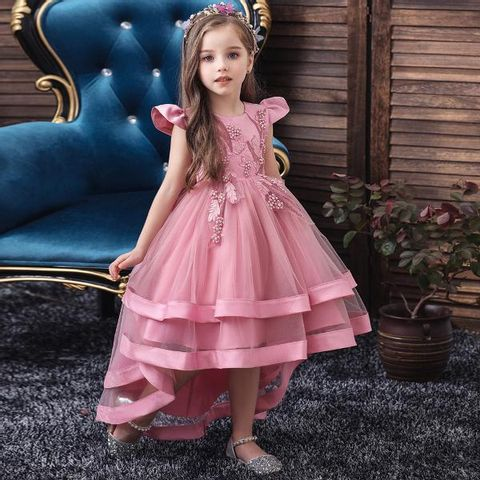
#> input picture resources/girl.jpg, 480 x 480 px, found by its file name
$ python 03_Canny_Image.py
#> lines starting #> are read from the running program, lines starting #| are printed output that depends on the picture; after the words box and inside, x2 and y2 are one past the last pixel; in counts of white or black regions, pixels touching at a corner belong together
import cv2
# Canny -> Edge Detector

img = cv2.imread("C:/Users/mgrac/Documents/GitHub/OpenCV-Python/resources/girl.jpg")
#> img is the input picture: shape (480, 480, 3); mean B, G, R 83.4, 75.7, 92.8

imgCanny = cv2.Canny(img, 100, 100)
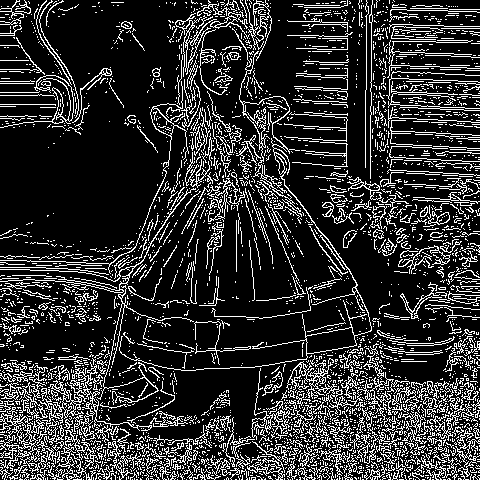
#> imgCanny: shape (480, 480); 18.9% white in thin lines or dots
# higher the value - lower the edges
# Try the below
# imgCannyNew = cv2.Canny(img, 150, 200)

cv2.imshow("Canny Picture", imgCanny)
# cv2.imshow("Canny (Less) Picture", imgCannyNew)

cv2.waitKey(0)

$ run again, with resources/flower.jpg copied over resources/girl.jpg
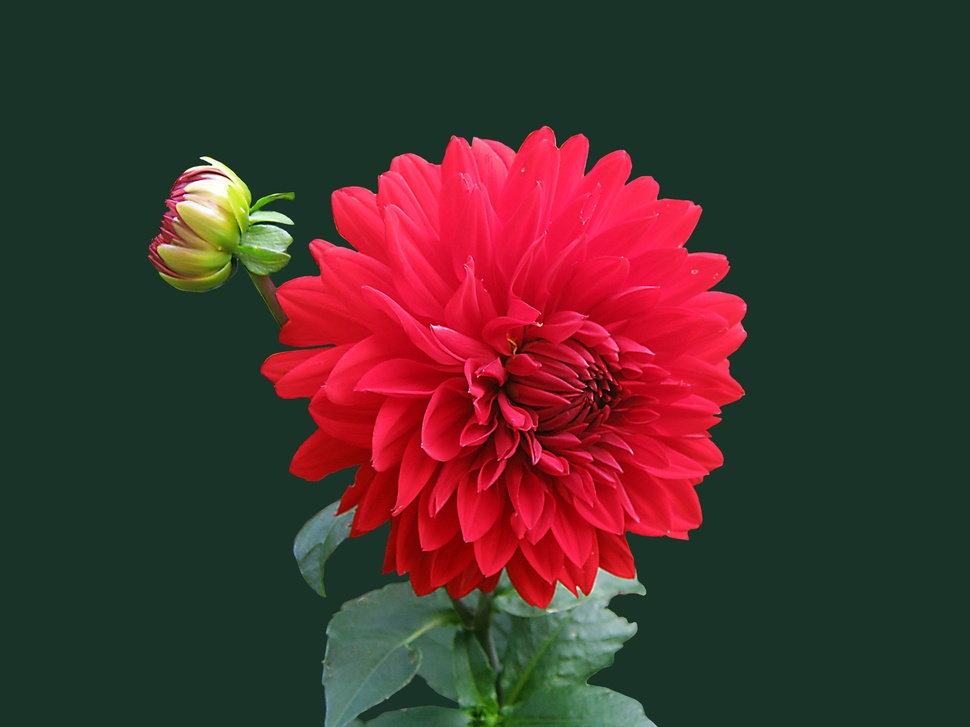
#> input picture resources/flower.jpg, 970 x 727 px, shrunk from 3648 x 2736 before the run, found by its file name
#> img is the input picture: shape (727, 970, 3); mean B, G, R 45.6, 50, 72.6
#> `imgCanny = cv2.Canny(img, 100, 100)`:
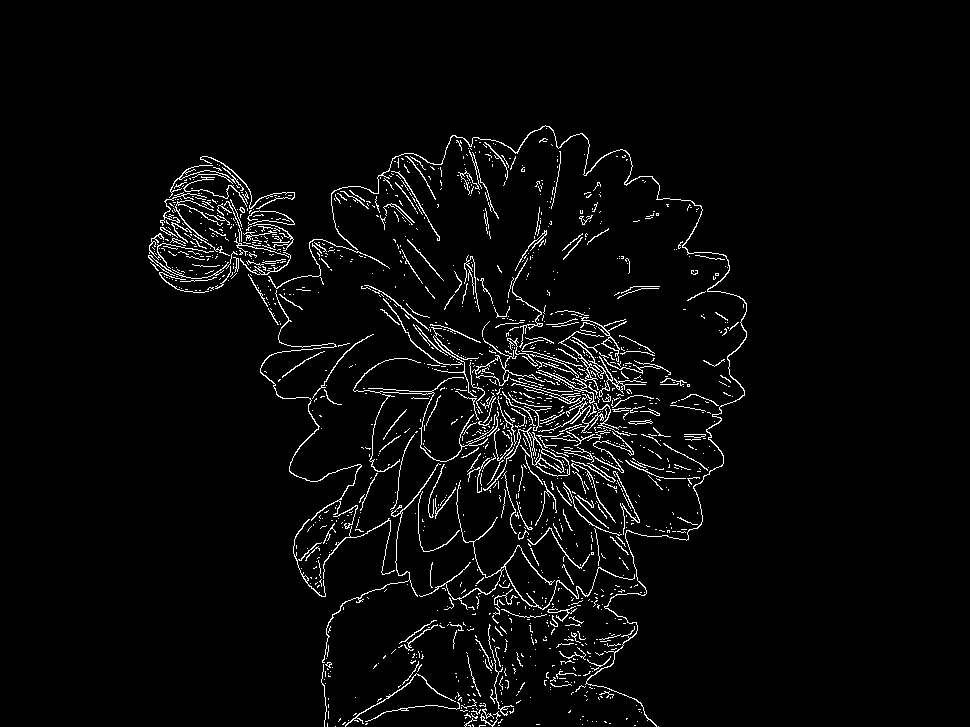
#> imgCanny: shape (727, 970); 3.5% white in thin lines or dots, all inside (x1, y1, x2, y2) = (148, 125, 747, 727)

$ run again, with resources/lion.jpg copied over resources/girl.jpg
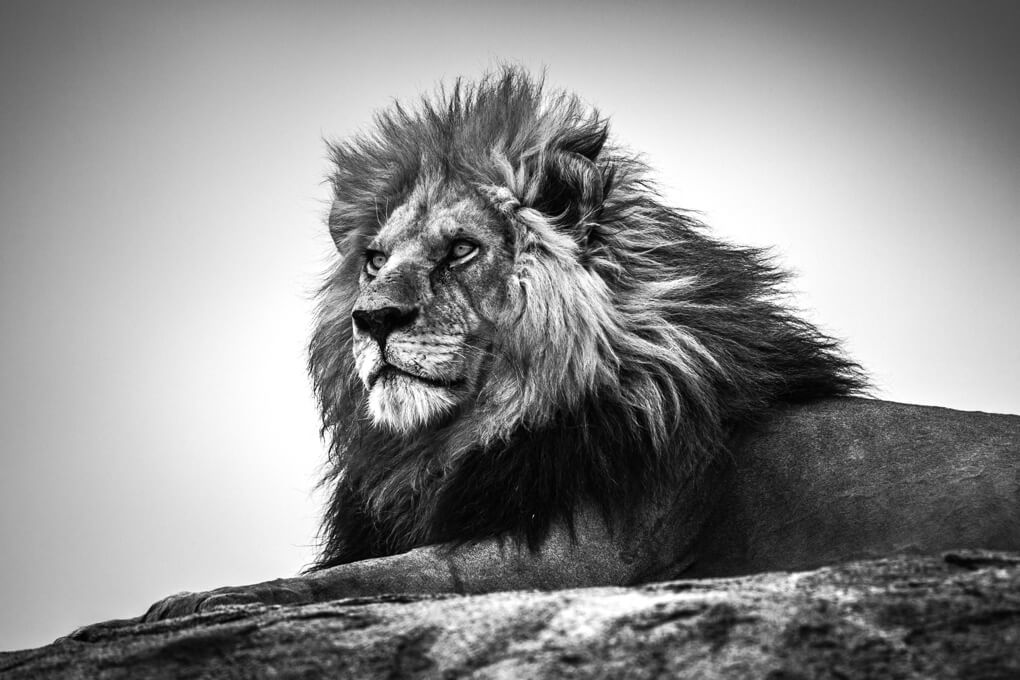
#> input picture resources/lion.jpg, 1020 x 680 px, found by its file name
#> img is the input picture: shape (680, 1020, 3); min 0, max 255, mean 140.7
#> `imgCanny = cv2.Canny(img, 100, 100)`:
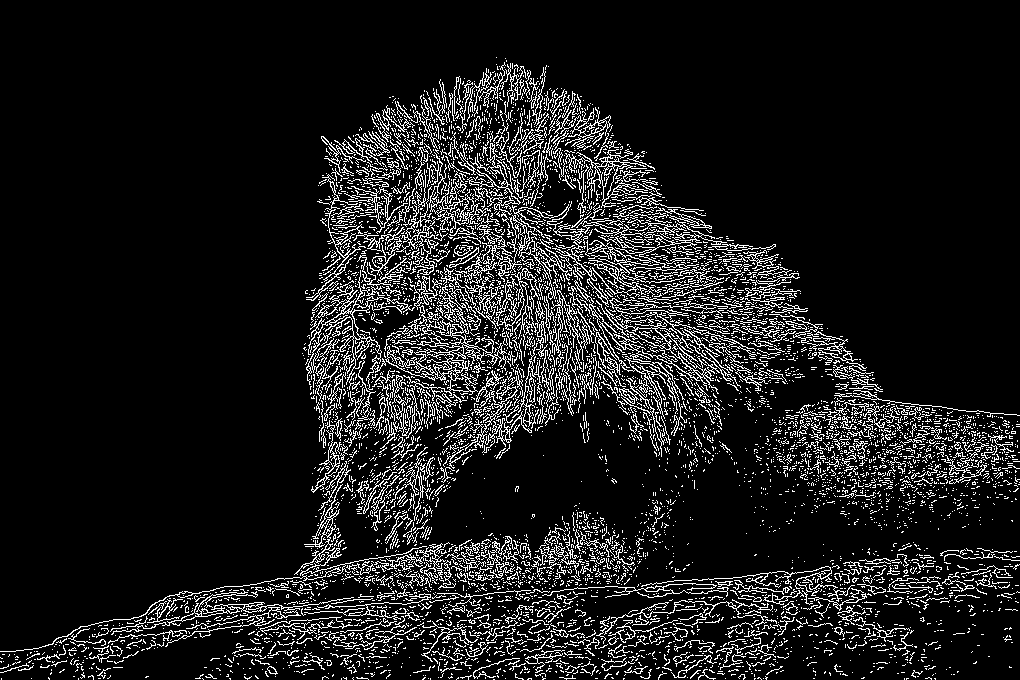
#> imgCanny: shape (680, 1020); 10.8% white in thin lines or dots
